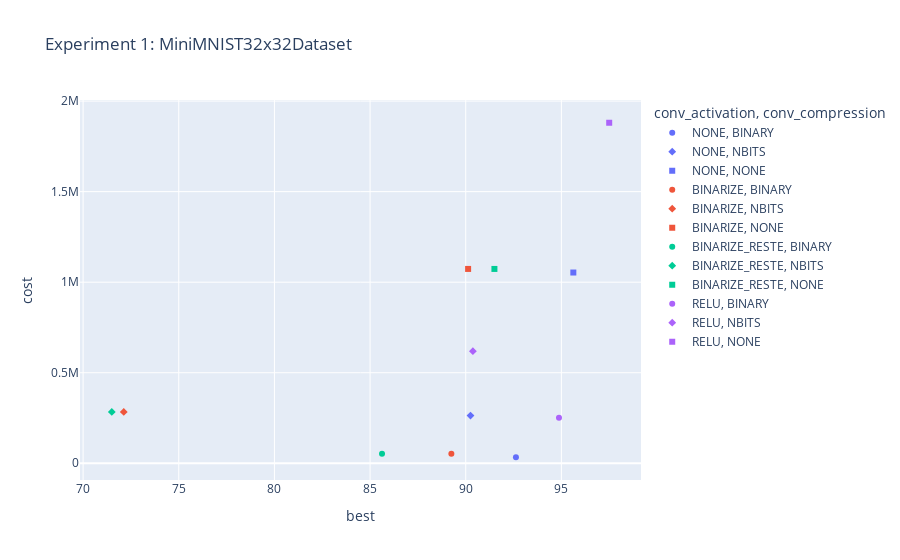

Here is the notebook cell this chart was saved with:
### Code cell
import plotly.express as px

px.scatter(
    df,
    x="best",
    y="cost",
    color="conv_activation",
    symbol="conv_compression",
    title="Experiment 1: MiniMNIST32x32Dataset",
    labels={
        "conv_bitwidth": "Convolutional Layer Bitwidth",
        "fc_bitwidth": "Fully Connected Layer Bitwidth",
        "mean": "Accuracy (%)"
    }
).show()

### Figure 1 — Plotly figure (JSON) as saved in the notebook; plotly's stock layout.template omitted (floating-point values rounded to 4 significant figures)
{"data": [{"hovertemplate": "conv_activation=NONE<br>conv_compression=BINARY<br>best=%{x}<br>cost=%{y}<extra></extra>", "legendgroup": "NONE, BINARY", "marker": {"color": "#636efa", "symbol": "circle"}, "mode": "markers", "name": "NONE, BINARY", "orientation": "v", "showlegend": true, "type": "scatter", "x": [92.62], "xaxis": "x", "y": [33350.0], "yaxis": "y"}, {"hovertemplate": "conv_activation=NONE<br>conv_compression=NBITS<br>best=%{x}<br>cost=%{y}<extra></extra>", "legendgroup": "NONE, NBITS", "marker": {"color": "#636efa", "symbol": "diamond"}, "mode": "markers", "name": "NONE, NBITS", "orientation": "v", "showlegend": true, "type": "scatter", "x": [90.25], "xaxis": "x", "y": [263700.0], "yaxis": "y"}, {"hovertemplate": "conv_activation=NONE<br>conv_compression=NONE<br>best=%{x}<br>cost=%{y}<extra></extra>", "legendgroup": "NONE, NONE", "marker": {"color": "#636efa", "symbol": "square"}, "mode": "markers", "name": "NONE, NONE", "orientation": "v", "showlegend": true, "type": "scatter", "x": [95.62], "xaxis": "x", "y": [1053000.0], "yaxis": "y"}, {"hovertemplate": "conv_activation=BINARIZE<br>conv_compression=BINARY<br>best=%{x}<br>cost=%{y}<extra></extra>", "legendgroup": "BINARIZE, BINARY", "marker": {"color": "#EF553B", "symbol": "circle"}, "mode": "markers", "name": "BINARIZE, BINARY", "orientation": "v", "showlegend": true, "type": "scatter", "x": [89.25], "xaxis": "x", "y": [53150.0], "yaxis": "y"}, {"hovertemplate": "conv_activation=BINARIZE<br>conv_compression=NBITS<br>best=%{x}<br>cost=%{y}<extra></extra>", "legendgroup": "BINARIZE, NBITS", "marker": {"color": "#EF553B", "symbol": "diamond"}, "mode": "markers", "name": "BINARIZE, NBITS", "orientation": "v", "showlegend": true, "type": "scatter", "x": [72.12], "xaxis": "x", "y": [283500.0], "yaxis": "y"}, {"hovertemplate": "conv_activation=BINARIZE<br>conv_compression=NONE<br>best=%{x}<br>cost=%{y}<extra></extra>", "legendgroup": "BINARIZE, NONE", "marker": {"color": "#EF553B", "symbol": "square"}, "mode": "markers", "name": "BINARIZE, NONE", "orientation": "v", "showlegend": true, "type": "scatter", "x": [90.12], "xaxis": "x", "y": [1073000.0], "yaxis": "y"}, {"hovertemplate": "conv_activation=BINARIZE_RESTE<br>conv_compression=BINARY<br>best=%{x}<br>cost=%{y}<extra></extra>", "legendgroup": "BINARIZE_RESTE, BINARY", "marker": {"color": "#00cc96", "symbol": "circle"}, "mode": "markers", "name": "BINARIZE_RESTE, BINARY", "orientation": "v", "showlegend": true, "type": "scatter", "x": [85.62], "xaxis": "x", "y": [53150.0], "yaxis": "y"}, {"hovertemplate": "conv_activation=BINARIZE_RESTE<br>conv_compression=NBITS<br>best=%{x}<br>cost=%{y}<extra></extra>", "legendgroup": "BINARIZE_RESTE, NBITS", "marker": {"color": "#00cc96", "symbol": "diamond"}, "mode": "markers", "name": "BINARIZE_RESTE, NBITS", "orientation": "v", "showlegend": true, "type": "scatter", "x": [71.5], "xaxis": "x", "y": [283500.0], "yaxis": "y"}, {"hovertemplate": "conv_activation=BINARIZE_RESTE<br>conv_compression=NONE<br>best=%{x}<br>cost=%{y}<extra></extra>", "legendgroup": "BINARIZE_RESTE, NONE", "marker": {"color": "#00cc96", "symbol": "square"}, "mode": "markers", "name": "BINARIZE_RESTE, NONE", "orientation": "v", "showlegend": true, "type": "scatter", "x": [91.5], "xaxis": "x", "y": [1073000.0], "yaxis": "y"}, {"hovertemplate": "conv_activation=RELU<br>conv_compression=BINARY<br>best=%{x}<br>cost=%{y}<extra></extra>", "legendgroup": "RELU, BINARY", "marker": {"color": "#ab63fa", "symbol": "circle"}, "mode": "markers", "name": "RELU, BINARY", "orientation": "v", "showlegend": true, "type": "scatter", "x": [94.88], "xaxis": "x", "y": [251000.0], "yaxis": "y"}, {"hovertemplate": "conv_activation=RELU<br>conv_compression=NBITS<br>best=%{x}<br>cost=%{y}<extra></extra>", "legendgroup": "RELU, NBITS", "marker": {"color": "#ab63fa", "symbol": "diamond"}, "mode": "markers", "name": "RELU, NBITS", "orientation": "v", "showlegend": true, "type": "scatter", "x": [90.38], "xaxis": "x", "y": [618900.0], "yaxis": "y"}, {"hovertemplate": "conv_activation=RELU<br>conv_compression=NONE<br>best=%{x}<br>cost=%{y}<extra></extra>", "legendgroup": "RELU, NONE", "marker": {"color": "#ab63fa", "symbol": "square"}, "mode": "markers", "name": "RELU, NONE", "orientation": "v", "showlegend": true, "type": "scatter", "x": [97.5], "xaxis": "x", "y": [1880000.0], "yaxis": "y"}], "layout": {"legend": {"title": {"text": "conv_activation, conv_compression"}, "tracegroupgap": 0}, "title": {"text": "Experiment 1: MiniMNIST32x32Dataset"}, "xaxis": {"anchor": "y", "domain": [0, 1], "title": {"text": "best"}}, "yaxis": {"anchor": "x", "domain": [0, 1], "title": {"text": "cost"}}}}
